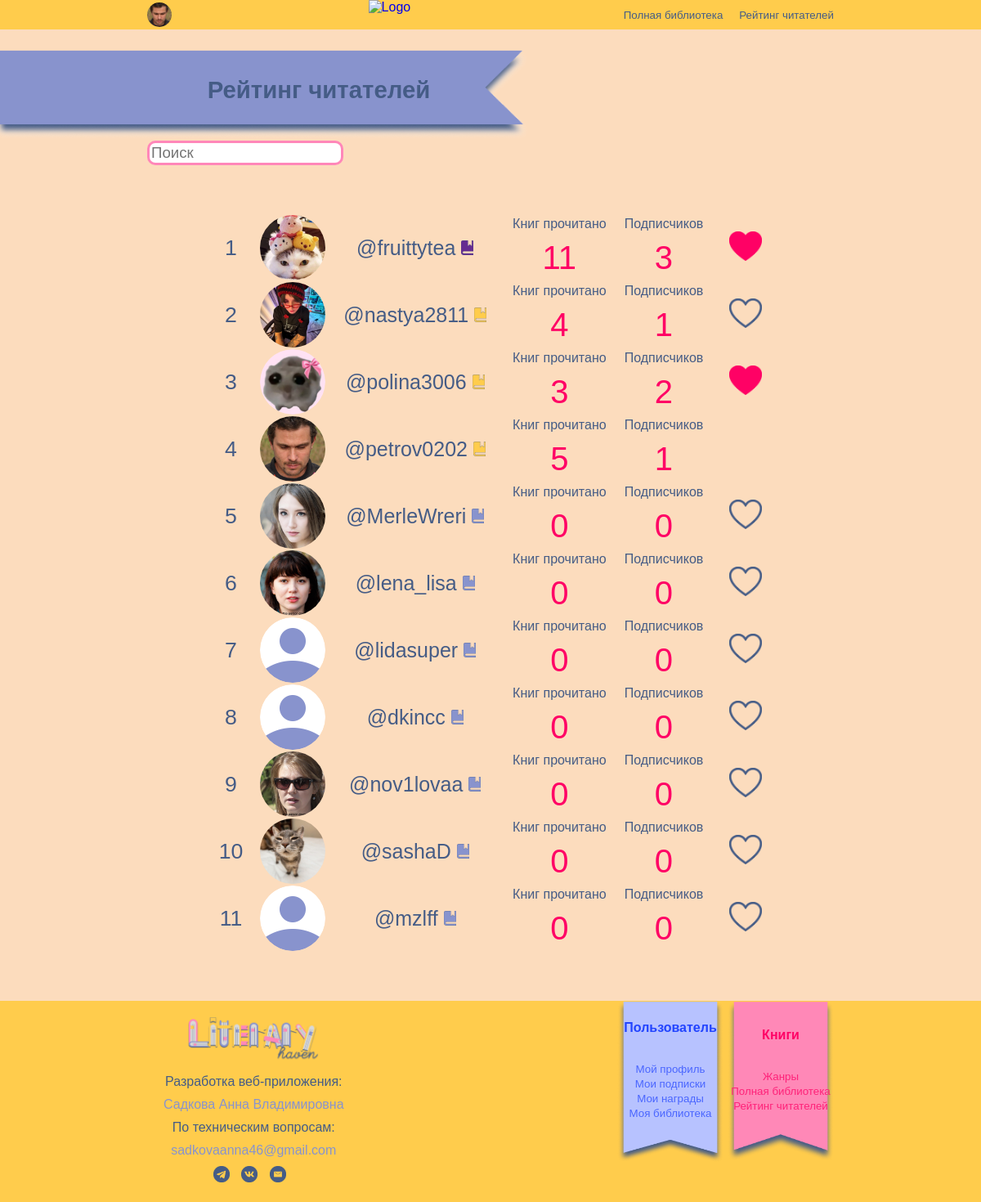
Page /readers.php?acc=3 on the committed database.
### tables this page shows
CREATE TABLE `user` (
  `UserId` int(11) NOT NULL AUTO_INCREMENT,
  `Surname` varchar(100) NOT NULL,
  `Name` varchar(100) NOT NULL,
  `Fathername` varchar(100) DEFAULT NULL,
  `UserPhoto` varchar(100) DEFAULT NULL,
  `Nickname` varchar(50) DEFAULT NULL,
  `Phone` varchar(18) NOT NULL,
  `Password` varchar(10) NOT NULL,
  `Email` varchar(70) NOT NULL,
  `Scores` int(11) DEFAULT NULL,
  `Role` int(11) NOT NULL,
  `Status` int(11) NOT NULL,
  `Block` bit(1) DEFAULT NULL,
  PRIMARY KEY (`UserId`),
  KEY `Role` (`Role`),
  KEY `Status` (`Status`),
  CONSTRAINT `user_ibfk_1` FOREIGN KEY (`Role`) REFERENCES `role` (`RoleId`),
  CONSTRAINT `user_ibfk_2` FOREIGN KEY (`Status`) REFERENCES `status` (`StatusId`)
);

CREATE TABLE `status` (
  `StatusId` int(11) NOT NULL AUTO_INCREMENT,
  `StatusName` varchar(100) NOT NULL,
  `Color` varchar(7) NOT NULL,
  `StatusPhoto` varchar(1000) DEFAULT NULL,
  `MinScores` int(11) DEFAULT NULL,
  `MaxScores` int(11) NOT NULL,
  PRIMARY KEY (`StatusId`)
);

### public_html/readers.php (the view, shortened to what this page needs)
<?php
if (isset($_SESSION['acc'])) {
    $acc = $_SESSION['acc'];
} elseif (isset($_GET['acc'])) {
    $acc = $_GET['acc'];
} else {
    header("Location: autorisation.php");
    exit();
}
$host="localhost";
$dbname="sadkovaann";
$password="R2UJCEw@Q";
$user="sadkovaann";
$db_connect = mysqli_connect($host, $user, $password, $dbname);
$roleCheck = "SELECT Role FROM user WHERE UserId = $acc";
$roleCheckSql = mysqli_query($db_connect, $roleCheck);
if ($roleCheckSql && mysqli_num_rows($roleCheckSql) > 0) {
    $rowRole = mysqli_fetch_assoc($roleCheckSql);
    $RoleId = $rowRole['Role'];
}
?>
<!DOCTYPE html>
<html lang="ru">
<head>
    <link rel="stylesheet" href="style.css">
<body>
    <header>
        <div class="user-profile">
            <?php
            $q1 = "SELECT UserPhoto FROM user WHERE UserId = $acc";
            $sql1 = mysqli_query($db_connect, $q1);
            if ($sql1 && mysqli_num_rows($sql1) > 0) {
                $row = mysqli_fetch_assoc($sql1);
                $imageName = $row['UserPhoto'];
                $profimage = "Images/Profile/" . $imageName;
                echo "<a href='profile.php'>
                        <img src='$profimage' alt='Профиль' class='profile-icon'>
                    </a>";
            } else {
                echo "<a href='profile.php'>
                        <img src='Images/Profile/NoPhoto.png' alt='Профиль' class='profile-icon'>
                    </a>";
            }
            ?>
        </div>
        <div class="logo">
            <a href="index.php">
                <img src="Images/Logo/logo.png" alt="Logo">
            </a>
        </div>
        <nav>
            <ul>
                <li><a href="library.php">Полная библиотека</a></li>
                <li><a href="readers.php">Рейтинг читателей</a></li>
            </ul>
        </nav>
    </header>
    <section class="books-section" id="preferences">
        <div id="left" class="section-bookmark" style="background-image: url('Images/Navigation/BlueSection.png'); margin-top: 2%">
            <h2 class="section-title">Рейтинг читателей</h2>
        </div>
        <?php
        if($RoleId == 1){
            echo "<input type='text' name='SearchBox' id='SearchBox' placeholder='Поиск' oninput='searchReaderAdmin()'>";
        }
        else if($RoleId == 2){
            echo "<input type='text' name='SearchBox' id='SearchBox' placeholder='Поиск' oninput='searchReader()'>";
        }
        ?>
        <center>
        <table class="readers-table">
        <tbody>
                <?php
                $subscribedUsers = [];
                if (isset($_SESSION['acc'])) {
                    $currentUserId = $_SESSION['acc'];
                    $subscriptionQuery = "SELECT Blogger FROM subscription WHERE Subscriber = $currentUserId";
                    $subscriptionResult = mysqli_query($db_connect, $subscriptionQuery);
                    while ($row = mysqli_fetch_assoc($subscriptionResult)) {
                        $subscribedUsers[] = $row['Blogger'];
                    }
                }
                if($RoleId == 2)
                {
                    $q = "SELECT user.UserPhoto,
                            user.UserId,
                            user.Nickname,
                            status.StatusName,
                            status.StatusPhoto,
                            COUNT(DISTINCT readbook.ReadId) as Books,
                            COUNT(DISTINCT subscription.Subscriber) as Fans
                    FROM user
                    JOIN status ON status.StatusId = user.Status
                    LEFT JOIN readbook ON readbook.User = user.UserId
                    LEFT JOIN subscription ON subscription.Blogger = user.UserId
                    WHERE Role = 2 and Block = false
                    GROUP BY user.UserPhoto,
                            user.UserId,
                            user.Nickname,
                            status.StatusName,
                            status.StatusPhoto
                    ORDER BY user.Scores DESC;";
                }
                $sql = mysqli_query($db_connect, $q);
                if ($sql) {
                    $rank = 1;
                    while ($readersrow = mysqli_fetch_assoc($sql)) {
                        $ReaderIcon = "Images/Profile/".$readersrow['UserPhoto'];
                        $StatusIcon = "Images/Status/".$readersrow['StatusPhoto'];
                        $Nick = "@".$readersrow['Nickname'];
                        $UsId = $readersrow['UserId'];
                        $isSubscribed = in_array($readersrow['UserId'], $subscribedUsers);
                        $isCurrentUser  = $readersrow['UserId'] == $currentUserId;
                        echo "<tr>";
                        echo "<td rowspan=2 class='rank-style'>$rank</td>";
                        echo "<td rowspan=2><img src='$ReaderIcon' alt='Читатель' class='readers-profile-icon'></td>";
                        echo "<td rowspan=2 class='reader-nick-status'><p><a href='profile.php?usprofile=$UsId'>$Nick
                        <img src='$StatusIcon' alt='Статус' title='{$readersrow['StatusName']}'></a>
                        </p></td>";
                        echo "<td id='indicators-name'><p>Книг прочитано</p></td>";
                        echo "<td id='indicators-name'><p>Подписчиков</p></td>";
                        if($RoleId == 2){
                            if (!$isCurrentUser ) {
                                echo "<td rowspan=2>
                                <img src='Images/Navigation/" . ($isSubscribed ? 'Follow.png' : 'Unfollow.png') . "'
                                    alt='Подписка'
                                    class='follow-reader-button'
                                    data-user-id='" . $readersrow['UserId'] . "'
                                    onclick='SubReader(this)'>
                                </td>";
                            } else {
                                echo "<td rowspan=2></td>";
                            }
                        }
                        echo "</tr><tr>";
                        echo "<td id='num_indicators'><p>{$readersrow['Books']}</p></td>";
                        echo "<td id='num_indicators' class='q-fans'><p>{$readersrow['Fans']}</p></td>";
                        echo "</tr>";
                        $rank++;
                    }
                }
                ?>
            </tbody>
        </table>
        </center>
    </section>
    <center>
        <footer <?php if (isset($RoleId) && $RoleId == 1) echo 'style="display: flex; align-items: center; justify-content: center;"'; ?>>
            <div class="footer-content">
                <a href="#"><img src="Images/Logo/logo2.png" alt="Logo" class="footer-logo"></a>
                <p style="color:#455C86">Разработка веб-приложения:</p>
                <p>Садкова Анна Владимировна</p>
                <p style="color:#455C86">По техническим вопросам:</p>
                <a href='mailto:sadkovaanna46@gmail.com?subject=Сайт%20LiteraryHaven'><p>sadkovaanna46@gmail.com</p></a>
                <div class="social-icons">
                <a href="#"><img src="Images/Social/telegram.png" alt="Telegram"></a>
                <a href="#"><img src="Images/Social/vk.png" alt="VK"></a>
                <a href="mailto:sadkovaanna46@gmail.com?subject=Сайт%20LiteraryHaven"><img src="Images/Social/email.png" alt="Email"></a>
                </div>
            </div>
            <div class="footer-menu" <?php if (isset($RoleId) && $RoleId == 1) echo 'style="display: none;"'; ?>>
                <div class="user-menu">
                    <h3>Пользователь</h3>
                    <ul>
                        <li><a href="profile.php">Мой профиль</a></li>
                        <li><a href="subscribtion.php?mysub=1">Мои подписки</a></li>
                        <li><a href="awards.php">Мои награды</a></li>
                        <li><a href="library.php?mylib=1">Моя библиотека</a></li>
                    </ul>
                </div>
                <div class="books-menu">
                    <h3>Книги</h3>
                    <ul>
                        <li><a href="allgenres.php">Жанры</a></li>
                        <li><a href="library.php">Полная библиотека</a></li>
                        <li><a href="readers.php">Рейтинг читателей</a></li>
                    </ul>
                </div>
            </div>
        </footer>
    </center>
</body>
</html>

### rows in the picture
user: UserPhoto (picture), Nickname "@petrov0202", Status.StatusPhoto (picture), Books "5", Fans "1"
user: UserPhoto (picture), Nickname "@fruittytea", Status.StatusPhoto (picture), Books "11", Fans "3"
user: UserPhoto (picture), Nickname "@nastya2811", Status.StatusPhoto (picture), Books "4", Fans "1"
user: UserPhoto (picture), Nickname "@polina3006", Status.StatusPhoto (picture), Books "3", Fans "2"
user: UserPhoto (picture), Nickname "@MerleWreri", Status.StatusPhoto (picture), Books "0", Fans "0"
user: UserPhoto (picture), Nickname "@lena_lisa", Status.StatusPhoto (picture), Books "0", Fans "0"
user: UserPhoto (placeholder picture), Nickname "@lidasuper", Status.StatusPhoto (picture), Books "0", Fans "0"
user: UserPhoto (placeholder picture), Nickname "@dkincc", Status.StatusPhoto (picture), Books "0", Fans "0"
user: UserPhoto (picture), Nickname "@nov1lovaa", Status.StatusPhoto (picture), Books "0", Fans "0"
user: UserPhoto (picture), Nickname "@sashaD", Status.StatusPhoto (picture), Books "0", Fans "0"
user: UserPhoto (placeholder picture), Nickname "@mzlff", Status.StatusPhoto (picture), Books "0", Fans "0"
